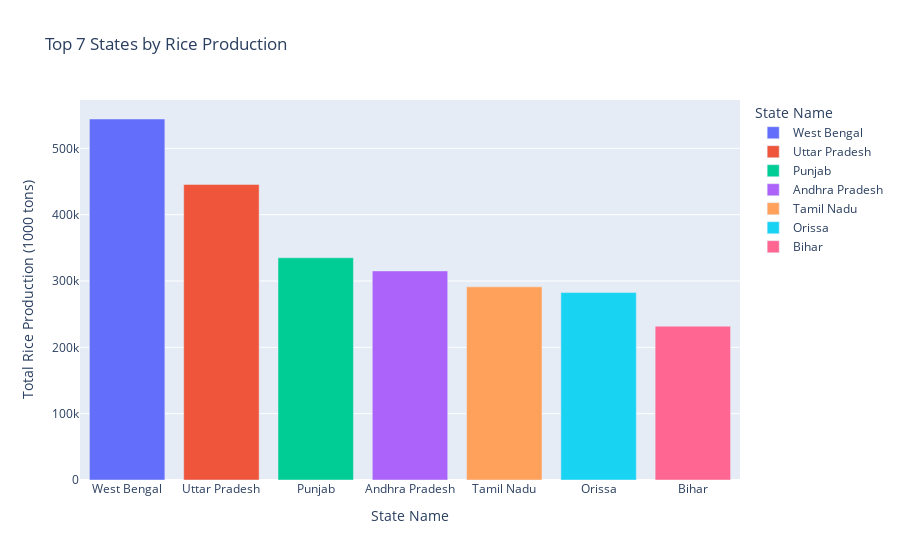

Notebook code cell kept with this figure:
### Markdown cell above
**1. Top 7 RICE PRODUCTION State Data Using Bar Chart**

### Code cell
rice_production_by_state = df_replaced.groupby('State Name')['RICE PRODUCTION (1000 tons)'].sum().sort_values(ascending=False)
top_7_rice_production_states = rice_production_by_state.head(7)

fig = px.bar(top_7_rice_production_states,
             x=top_7_rice_production_states.index,
             y=top_7_rice_production_states.values,
             labels={'x': 'State Name', 'y': 'Total Rice Production (1000 tons)'},
             title='Top 7 States by Rice Production',
             color=top_7_rice_production_states.index) # Add color mapping
fig.show()

### Figure 1 — Plotly figure (JSON) as saved in the notebook; plotly's stock layout.template omitted (floating-point values rounded to 4 significant figures)
{"data": [{"hovertemplate": "State Name=%{x}<br>Total Rice Production (1000 tons)=%{y}<extra></extra>", "legendgroup": "West Bengal", "marker": {"color": "#636efa", "pattern": {"shape": ""}}, "name": "West Bengal", "orientation": "v", "showlegend": true, "textposition": "auto", "type": "bar", "x": ["West Bengal"], "xaxis": "x", "y": [544200.0], "yaxis": "y"}, {"hovertemplate": "State Name=%{x}<br>Total Rice Production (1000 tons)=%{y}<extra></extra>", "legendgroup": "Uttar Pradesh", "marker": {"color": "#EF553B", "pattern": {"shape": ""}}, "name": "Uttar Pradesh", "orientation": "v", "showlegend": true, "textposition": "auto", "type": "bar", "x": ["Uttar Pradesh"], "xaxis": "x", "y": [445600.0], "yaxis": "y"}, {"hovertemplate": "State Name=%{x}<br>Total Rice Production (1000 tons)=%{y}<extra></extra>", "legendgroup": "Punjab", "marker": {"color": "#00cc96", "pattern": {"shape": ""}}, "name": "Punjab", "orientation": "v", "showlegend": true, "textposition": "auto", "type": "bar", "x": ["Punjab"], "xaxis": "x", "y": [335000.0], "yaxis": "y"}, {"hovertemplate": "State Name=%{x}<br>Total Rice Production (1000 tons)=%{y}<extra></extra>", "legendgroup": "Andhra Pradesh", "marker": {"color": "#ab63fa", "pattern": {"shape": ""}}, "name": "Andhra Pradesh", "orientation": "v", "showlegend": true, "textposition": "auto", "type": "bar", "x": ["Andhra Pradesh"], "xaxis": "x", "y": [315200.0], "yaxis": "y"}, {"hovertemplate": "State Name=%{x}<br>Total Rice Production (1000 tons)=%{y}<extra></extra>", "legendgroup": "Tamil Nadu", "marker": {"color": "#FFA15A", "pattern": {"shape": ""}}, "name": "Tamil Nadu", "orientation": "v", "showlegend": true, "textposition": "auto", "type": "bar", "x": ["Tamil Nadu"], "xaxis": "x", "y": [291200.0], "yaxis": "y"}, {"hovertemplate": "State Name=%{x}<br>Total Rice Production (1000 tons)=%{y}<extra></extra>", "legendgroup": "Orissa", "marker": {"color": "#19d3f3", "pattern": {"shape": ""}}, "name": "Orissa", "orientation": "v", "showlegend": true, "textposition": "auto", "type": "bar", "x": ["Orissa"], "xaxis": "x", "y": [282500.0], "yaxis": "y"}, {"hovertemplate": "State Name=%{x}<br>Total Rice Production (1000 tons)=%{y}<extra></extra>", "legendgroup": "Bihar", "marker": {"color": "#FF6692", "pattern": {"shape": ""}}, "name": "Bihar", "orientation": "v", "showlegend": true, "textposition": "auto", "type": "bar", "x": ["Bihar"], "xaxis": "x", "y": [231900.0], "yaxis": "y"}], "layout": {"barmode": "relative", "legend": {"title": {"text": "State Name"}, "tracegroupgap": 0}, "title": {"text": "Top 7 States by Rice Production"}, "xaxis": {"anchor": "y", "categoryarray": ["West Bengal", "Uttar Pradesh", "Punjab", "Andhra Pradesh", "Tamil Nadu", "Orissa", "Bihar"], "categoryorder": "array", "domain": [0, 1], "title": {"text": "State Name"}}, "yaxis": {"anchor": "x", "domain": [0, 1], "title": {"text": "Total Rice Production (1000 tons)"}}}}
